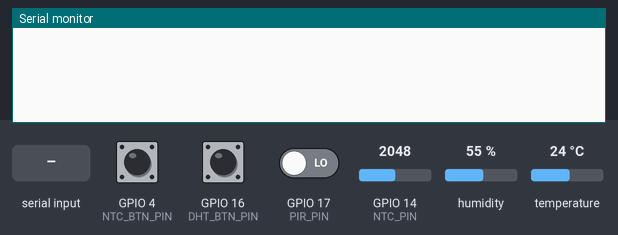
Recording of a sketch running on a simulated ESP32. Parts: the last lines printed to the serial monitor. The inputs (shaded band) are chosen by the test bench; at power-on: GPIO 4 (NTC_BTN_PIN) LOW, GPIO 16 (DHT_BTN_PIN) LOW, GPIO 17 (PIR_PIN) LOW, GPIO 14 (NTC_PIN) = 2048, humidity 55 %, temperature 24 °C.

Above: at 1.2 s.
1.3 s: GPIO 4 (NTC_BTN_PIN) pulled HIGH for 0.15 s
At 2.3 s:
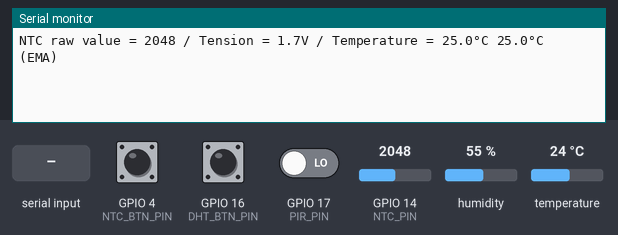
3.1 s: GPIO 16 (DHT_BTN_PIN) pulled HIGH for 0.15 s
At 5.9 s:
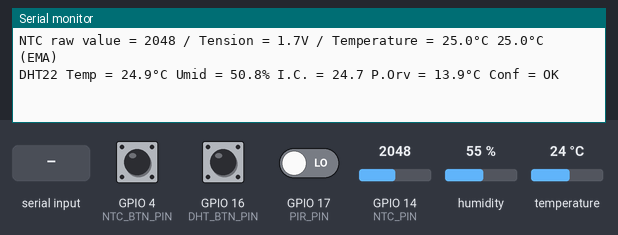
6.2 s: GPIO 17 (PIR_PIN) driven HIGH
At 8.1 s:
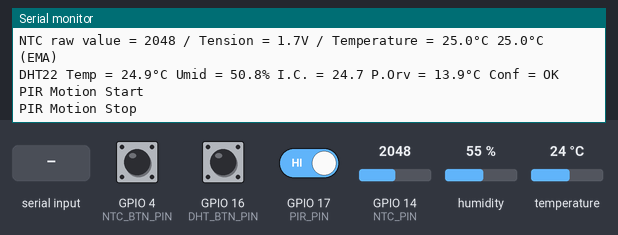
8.7 s: "d" received over Serial
10.2 s: GPIO 16 (DHT_BTN_PIN) pulled HIGH for 1 s
At 13.5 s:
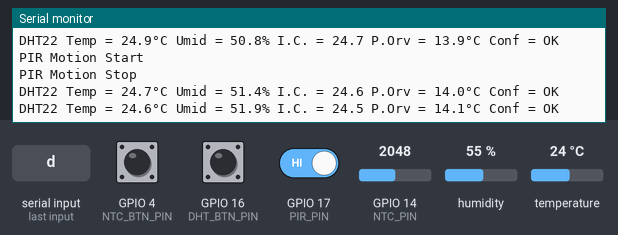

Measured:
- after the input at 1.3 s, the serial monitor: prints a new line after 0.33 s (image 1)
- after the input at 3.1 s, the serial monitor: prints a new line after 1.7 s (image 2)
- after the input at 6.2 s, the serial monitor: prints a new line at once (image 3)
- after the input at 10.2 s, the serial monitor: prints a new line after 2.5 s (image 4)

The sketch:

Sensores_digitais.ino
```cpp
#include "src/Controls.hpp"

#include "src/NtcSensor.hpp"
#include "src/NtcView.hpp"

#include "src/DHTSensor.hpp"
#include "src/DHTView.hpp"

#include "src/PirSensor.hpp"
#include "src/PirView.hpp"

const uint8_t NTC_PIN     = 14;
const uint8_t NTC_BTN_PIN = 4;
NtcSensor     ntc;
NtcView       ntcView;
Button        ntcBtn;

const uint8_t DHT_PIN     = 33;
const uint8_t DHT_BTN_PIN = 16;
DHTSensor     dht;
DHTView       dhtView;
Button        dhtBtn;

const uint8_t PIR_PIN = 17;
PirSensor     pir;
PirView       pirView;

void setupNtc() {
  ntc.pin = NTC_PIN;
  pinMode(NTC_PIN, INPUT);
  ntcView.model = &ntc;
  ntc.modelUpdateEvent = []() { ntcView.invalidate(); };

  ntcBtn.begin(NTC_BTN_PIN);
  pinMode(NTC_BTN_PIN, INPUT);
  ntcBtn.buttonReleased = []() { ntc.enableSampling(); };
}

void setupDht() {
  dht.begin(DHT_PIN);
  dhtView.model = &dht;
  dht.modelUpdateEvent = []() { dhtView.invalidate(); };
  dht.modelReadSampleInFailEvent = []() {
    dht.resetSampling();
    const String err = String("falha ao ler sensor depois de ") +
                       dht.readSampleInFailMaxTime_ms + "ms";
    dhtView.addError(err);
    dhtView.invalidate();
  };

  dhtBtn.begin(DHT_BTN_PIN);
  pinMode(DHT_BTN_PIN, INPUT);
  dhtBtn.buttonReleased = []() {
    if (dht.samplingInFail) {
      const String err = String("DHT está em falha");
      dhtView.addError(err);
      dhtView.invalidate();
    }
    dht.enableSampling();
  };
}

void setupPir() {
  pir.begin(PIR_PIN);
  pirView.model = &pir;
  pir.motionStartEvent = []() {
    pirView.msg = "PIR Motion Start";
    pirView.invalidate();
  };
  pir.motionStopEvent = []() {
    pirView.msg = "PIR Motion Stop";
    pirView.invalidate();
  };
}

void consoleInput() {
  if (Serial.available() > 0) {
    char comando = Serial.read();
    if (comando == 'n') {
      ntcBtn.buttonReleased();
    }
    if (comando == 'd') {
      comando = Serial.peek();
      if (comando == 'f') { // df <enter> simula falha, d depois mostra a falha
        dht.setReadSampleInFail();
        dht.readSampleLastTimeOk_ms = millis() + dht.readSampleInFailMaxTime_ms;
      } else {
        dhtBtn.buttonReleased();
      }
    }
    if (comando == 'p') {
      pir.motionStart();
    }
  }
}

void setup() {
  Serial.begin(115200);

  setupNtc();
  setupDht();
  setupPir();
}

void loop() {
  consoleInput();
  ntcBtn.processInput();
  dhtBtn.processInput();

  ntc.update();
  dht.update();
  pir.update();

  ntcView.render();
  dhtView.render();
  pirView.render();
}
```

Controls.hpp
```cpp
#pragma once

#include "Part.hpp"
#include <Arduino.h>
#include <functional>


class Button : public Part {
public:
  int state = LOW;

  std::function<void()> buttonPressed = [](){};
  std::function<void()> buttonReleased = [](){};

  void processInput()
  {
    int buttonCurrentState = digitalRead(getPin());
    if (buttonCurrentState == HIGH && state == LOW) {
      buttonPressed();
      state = HIGH;
    }
    if (buttonCurrentState == LOW && state == HIGH) {
      buttonReleased();
      state = LOW;
    }
  }
};
```

DHTSensor.cpp
```cpp
#include <Arduino.h>

#include "DHTSensor.hpp"
#include "DHTesp.h"
#include <algorithm>

void DHTSensor::begin(int aPin) {
  Part::begin(aPin);

  pinMode(aPin, INPUT);
  dhtSensor.setup(aPin, DHTesp::DHT22);
}

bool DHTSensor::shouldMeasure() { // override
  unsigned long agora = millis();
  if (agora - lastSampleReadTime_ms >= samplingInterval_ms) {
    lastSampleReadTime_ms = agora;

    return true;
  }

  return false;
}

TempAndHumidity DHTSensor::readSample() { // override
  return dhtSensor.getTempAndHumidity();
}

bool DHTSensor::readSampleWasOk() {
  return dhtSensor.getStatus() == DHTesp::ERROR_NONE;
}

bool DHTSensor::readSampleTempoMaximoEmFalhaUltrapassado() {
  unsigned long agora = millis();
  return agora - readSampleLastTimeOk_ms >= readSampleInFailMaxTime_ms;
}

void DHTSensor::measure()
{
  if (samplingComplete) return;

  if (shouldMeasure()) {
    samples[sampleIndex] = readSample();
    if (readSampleWasOk()) {
      sampleIndex++;
      readSampleLastTimeOk_ms = millis();
    } else {
      if (readSampleTempoMaximoEmFalhaUltrapassado()) {
        setReadSampleInFail();
        modelReadSampleInFailEvent();
        return;
      }
    }

    if (sampleIndex >= NUM_SAMPLES) {
      samplingComplete = true;
    }

    if (samplingComplete) {
      samplingEnabled = false;
      coletaDeAmostrasCompletaEvent();

      // prepara para a próxima
      resetSampling();
    }
  }
}

void DHTSensor::resetSampling() {
  samplingComplete = false;
  sampleIndex = 0;
}

void DHTSensor::enableSampling() {
  if (!samplingInFail || samplingInFailShouldRetry()) {
    samplingEnabled = true;
    samplingInFail = false;
  }
}

bool DHTSensor::samplingInFailShouldRetry() {
  unsigned long now_ms = millis();
  return now_ms > (readSampleLastTimeOk_ms + readSampleInFailMaxTime_ms +
                   readSampleInFailWaitTimeForRetry_ms);
}

void DHTSensor::setReadSampleInFail() {
  samplingInFail = true;
}


void DHTSensor::update() { coletarEProcessarAmostras(); }

void DHTSensor::coletarEProcessarAmostras() {
  if (!samplingEnabled) return;

  measure();
}

void DHTSensor::coletaDeAmostrasCompletaEvent()
{
  processedValue = processedValueRemovingOutliersFromSamples();
  processedValueWithEMA = processedValueWithEMAFilter(processedValue);

  modelUpdateEvent();
}

TempAndHumidity DHTSensor::processedValueWithEMAFilter(
    TempAndHumidity ntcProcessedVal) {
  float tempAtual = constrain(ntcProcessedVal.temperature, -273, 1000);
  // Filtro EMA (Exponential Moving Average)
  const float EMA_ALPHA = 0.15;
  ntcProcessedVal.temperature =
      EMA_ALPHA * tempAtual +
      (1.0 - EMA_ALPHA) *
          constrain(processedValueWithEMA.temperature, -273, 1000);

  float humidAtual = constrain(ntcProcessedVal.humidity, -273, 1000);
  // Filtro EMA (Exponential Moving Average)
  ntcProcessedVal.humidity =
      EMA_ALPHA * humidAtual +
      (1.0 - EMA_ALPHA) *
          constrain(processedValueWithEMA.humidity, -273, 1000);

  return ntcProcessedVal;
}

// Processa as amostras já coletadas (média aparada)
TempAndHumidity DHTSensor::processedValueRemovingOutliersFromSamples() {
  TempAndHumidity resp;

  const int len = sizeof(samples) / sizeof(samples[0]);

  std::sort(samples, samples + len,
            [](const TempAndHumidity &a, const TempAndHumidity &b) {
              return a.temperature < b.temperature;
            });


  // Descarta 25% de cada lado se houver no mínimo 4 amostras
  int inicio = (len < 3) ? 0 : len / 4;
  int fim = len - inicio;
  float soma = 0;
  int contagem = 0;

  for (int i = inicio; i < fim; i++) {
    soma += samples[i].temperature;
    contagem++;
  }

  resp.temperature = soma / contagem;
  // float mediaADC = (float)soma / contagem;
  //  return (mediaADC <= 0 || mediaADC >= 4095) ? -999 : mediaADC;

  std::sort(samples, samples + len,
            [](const TempAndHumidity &a, const TempAndHumidity &b) {
              return a.humidity < b.humidity;
            });

  // Descarta 25% de cada lado se houver no mínimo 4 amostras
  soma = 0;
  contagem = 0;

  for (int i = inicio; i < fim; i++) {
    soma += samples[i].humidity;
    contagem++;
  }

  // float mediaADC = (float)soma / contagem;
  //  return (mediaADC <= 0 || mediaADC >= 4095) ? -999 : mediaADC;
  resp.humidity = soma / contagem;

  return resp;
}
```

DHTSensor.hpp
```cpp
#pragma once

#include "Part.hpp"
#include <DHTesp.h>
#include <functional>

class DHTSensor : public Part {
public:
  DHTesp dhtSensor;
  TempAndHumidity processedValue = {.temperature = 25.0, .humidity = 50.0};
  TempAndHumidity processedValueWithEMA = {.temperature = 25.0,
                                            .humidity = 50.0};

  static const int NUM_SAMPLES = 4;
  TempAndHumidity samples[NUM_SAMPLES];
  int sampleIndex = 0;
  unsigned int samplingInterval_ms = 500;
  unsigned long lastSampleReadTime_ms = 0;
  unsigned long readSampleLastTimeOk_ms = 0;
  const unsigned long readSampleInFailMaxTime_ms = 5000;
  const unsigned long readSampleInFailWaitTimeForRetry_ms = 5000;
  bool samplingInFail = false;

  bool samplingEnabled = false;
  bool samplingComplete = false;
  std::function<void()> modelUpdateEvent = [](){};
  std::function<void()> modelReadSampleInFailEvent = [](){};

  void begin(int aPin);

  bool shouldMeasure();
  bool readSampleWasOk();
  bool readSampleTempoMaximoEmFalhaUltrapassado();
  TempAndHumidity readSample();


  void measure();

  void resetSampling();
  void enableSampling();
  bool samplingInFailShouldRetry();
  void setReadSampleInFail();


  void update();

  void coletarEProcessarAmostras();
  void coletaDeAmostrasCompletaEvent();
  TempAndHumidity processedValueWithEMAFilter(TempAndHumidity ntcProcessedVal);
  // Processa as amostras já coletadas (média aparada)
  TempAndHumidity processedValueRemovingOutliersFromSamples();
};
```

DHTView.cpp
```cpp
#include <Arduino.h>

#include "DHTView.hpp"

void DHTView::logValues() {
  const TempAndHumidity newValues = model->processedValueWithEMA;

  float heatIndex = model->dhtSensor.computeHeatIndex(newValues.temperature,
                                                      newValues.humidity);
  float dewPoint = model->dhtSensor.computeDewPoint(newValues.temperature,
                                                    newValues.humidity);
  ComfortState cf;
  float cr = model->dhtSensor.getComfortRatio(cf, newValues.temperature,
                                              newValues.humidity);
  (void)cr;

  String comfortStatus;
  switch (cf) {
  case Comfort_OK:
    comfortStatus = "OK";
    break;
  case Comfort_TooHot:
    comfortStatus = "Too Hot";
    break;
  case Comfort_TooCold:
    comfortStatus = "Too Cold";
    break;
  case Comfort_TooDry:
    comfortStatus = "Too Dry";
    break;
  case Comfort_TooHumid:
    comfortStatus = "Too Humid";
    break;
  case Comfort_HotAndHumid:
    comfortStatus = "Hot and Humid";
    break;
  case Comfort_HotAndDry:
    comfortStatus = "Hot and Dry";
    break;
  case Comfort_ColdAndHumid:
    comfortStatus = "Cold and Humid";
    break;
  case Comfort_ColdAndDry:
    comfortStatus = "Cold and Dry";
    break;
  default:
    comfortStatus = "Unknown";
    break;
  };

  Serial.printf("DHT22 Temp = %.1f°C Umid = %.1f%% I.C. = %.1f P.Orv = %.1f°C Conf = %s",
                newValues.temperature, newValues.humidity, heatIndex, dewPoint,
                comfortStatus.c_str());
  Serial.println("");
}

void DHTView::addError(String error) {
  errors += error + "\r\n";
}

void DHTView::logErrors() {
  Serial.print(errors);
  Serial.println("");
  errors = "";
}

void DHTView::render() {
  if (!isValid()) {
    if (errors != "") {
      logErrors();
    } else {
      logValues();
    }

    setValid();
  }
}
```

DHTView.hpp
```cpp
#pragma once

#include "View.hpp"
#include "DHTSensor.hpp"

class DHTView : public View<DHTSensor> {
  String errors;
  void logValues();
  void logErrors();

public:
  void addError(String error);

  void render() override;
};
```

NtcSensor.cpp
```cpp
#include <Arduino.h>

#include "NtcSensor.hpp"

bool NtcSensor::shouldMeasure() { // override
  unsigned long agora = millis();
  if (agora - lastSampleReadTime_ms >= samplingInterval_ms) {
    lastSampleReadTime_ms = agora;

    return true;
  }

  return false;
}

int NtcSensor::readSample() {  // override
  return analogRead(pin);
}

void NtcSensor::measure()
{
  if (samplingComplete) return;

  if (shouldMeasure()) {
    samples[sampleIndex] = readSample();
    sampleIndex++;

    if (sampleIndex >= NUM_SAMPLES) {
      samplingComplete = true;
    }

    if (samplingComplete) {
      samplingEnabled = false;
      coletaDeAmostrasCompletaEvent();

      // prepara para a próxima
      samplingComplete = false;
      sampleIndex = 0;
    }
  }
}

void NtcSensor::enableSampling()
{
  samplingEnabled = true;
}

void NtcSensor::update() {
  coletarEProcessarAmostras();
}

float NtcSensor::tension(float analogValue)
{
  return (analogValue / 4095.0) * 3.3; // linear
}

float NtcSensor::temperatureInCensius(float analogValue)
{
  const float BETA = 3950;
  const float maxAnalogValue = 4096 - 1;
  return 1.0 / (log(1.0 / (maxAnalogValue / analogValue - 1.0)) / BETA + 1.0 / 298.15) - 273.15;
}

void NtcSensor::coletarEProcessarAmostras()
{
  if (!samplingEnabled) return;

  measure();
}

void NtcSensor::coletaDeAmostrasCompletaEvent()
{
  processedValue = processedValueRemovingOutliersFromSamples();
  filteredTemperatureWithEMA = processedTemperatureWithEMAFilter(processedValue);

  modelUpdateEvent();
}

float NtcSensor::processedTemperatureWithEMAFilter(float ntcProcessedVal)
{
  float tempAtual = constrain(temperatureInCensius(ntcProcessedVal), -273, 1000);
  // Filtro EMA (Exponential Moving Average)
  const float EMA_ALPHA = 0.15;
  return EMA_ALPHA * tempAtual + (1.0 - EMA_ALPHA) *
    constrain(filteredTemperatureWithEMA, -273, 1000);
}

// Processa as amostras já coletadas (média aparada)
float NtcSensor::processedValueRemovingOutliersFromSamples()
{
  const int len = sizeof(samples) / sizeof(samples[0]);
  std::sort(samples, samples + len);

  // Descarta 25% de cada lado
  int inicio = len / 4;
  int fim = len - inicio;
  long soma = 0;
  int contagem = 0;

  for (int i = inicio; i < fim; i++) {
    soma += samples[i];
    contagem++;
  }

  float mediaADC = (float)soma / contagem;
  return (mediaADC <= 0 || mediaADC >= 4095) ? -999 : mediaADC;
}
```

NtcSensor.hpp
```cpp
#pragma once

#include <functional>

class NtcSensor {

public:
  int pin    = 14;
  float processedValue    = 0;
  float filteredTemperatureWithEMA = 25.0;

  static const int NUM_SAMPLES = 32;
  int samples[NUM_SAMPLES];
  int sampleIndex = 0;
  unsigned int samplingInterval_ms = 5; // ms
  unsigned long lastSampleReadTime_ms = 0;

  bool samplingEnabled = false;
  bool samplingComplete = false;
  std::function<void()> modelUpdateEvent;

  bool shouldMeasure();
  int readSample();
  void measure();

  void enableSampling();
  void update() ;
  float tension(float analogValue);
  float temperatureInCensius(float analogValue);

  void coletarEProcessarAmostras();
  void coletaDeAmostrasCompletaEvent();
  float processedTemperatureWithEMAFilter(float ntcProcessedVal);
  // Processa as amostras já coletadas (média aparada)
  float processedValueRemovingOutliersFromSamples();
};
```

NtcView.cpp
```cpp
#include <Arduino.h>

#include "NtcView.hpp"

void NtcView::logValues() {
  const float C = model->temperatureInCensius(model->processedValue);
  const float CwithEMA = model->filteredTemperatureWithEMA;
  const float V = model->tension(model->processedValue);
  Serial.printf("NTC raw value = %.0f / Tension = %.1fV / Temperature = %.1f°C %.1f°C (EMA)", model->processedValue, V, C, CwithEMA);
  Serial.println("");
}

void NtcView::render() {
  if (!isValid()) {
    logValues();
    setValid();
  }
}
```

NtcView.hpp
```cpp
#pragma once

#include "View.hpp"
#include "NtcSensor.hpp"

class NtcView : public View<NtcSensor> {
  void logValues();

public:
  void render() override;
};
```

Part.hpp
```cpp
#pragma once

#include <cstdint>

class Part {
  uint8_t pin = 0;

public:
  uint8_t getPin() const { return pin; }

  void begin(uint8_t aPin) {
    pin = aPin;
  }
};
```

PirSensor.cpp
```cpp
#include "PirSensor.hpp"

static PirSensor *instance = nullptr;
static void ARDUINO_ISR_ATTR isrTrampoline() {
  if (instance != nullptr) {
    instance->motionStart();
  }
}

void PirSensor::begin(int aPin) {
  instance = this;
  pinMode(aPin, INPUT_PULLUP);
  attachInterrupt(aPin, isrTrampoline, RISING);
}

void PirSensor::motionStart() {
  lastTrigger_ms = millis();
  startTimer = true;
}

void PirSensor::update() {
  if (startTimer && !motion) {
    motion = true;
    motionStartEvent();
  }

  unsigned long int now = millis();
  if (startTimer && (now - lastTrigger_ms > timeActiveAfterNoMotion_ms)) {
    startTimer = false;
    motion = false;
    motionStopEvent();
  }
}
```

PirSensor.hpp
```cpp
#pragma once

#include "Part.hpp"
#include <Arduino.h>
#include <functional>

class PirSensor : public Part {
public:
  const unsigned long timeActiveAfterNoMotion_ms = 1000;

  volatile unsigned long lastTrigger_ms = 0;
  volatile bool startTimer = false;
  bool motion = false;

  std::function<void()> motionStartEvent = []() {};
  std::function<void()> motionStopEvent = []() {};

  void begin(int aPin);
  void motionStart();

  void update();
};
```

PirView.hpp
```cpp
#pragma once

#include "View.hpp"
#include "PirSensor.hpp"

class PirView : public View<PirSensor> {
public:
  String msg;

  void render() override {
    if (!isValid()) {
      if (msg != "") {
        Serial.println(msg);
        msg = "";
      }
      setValid();
    }
  };
};
```

View.hpp
```cpp
#pragma once

template <class model_type> class View {
  bool valid = true;

public:
  model_type *model;

  bool isValid() { return valid; }
  void invalidate() { valid = false; }
  void setValid() { valid = true; }
  virtual void render() = 0;
};
```
